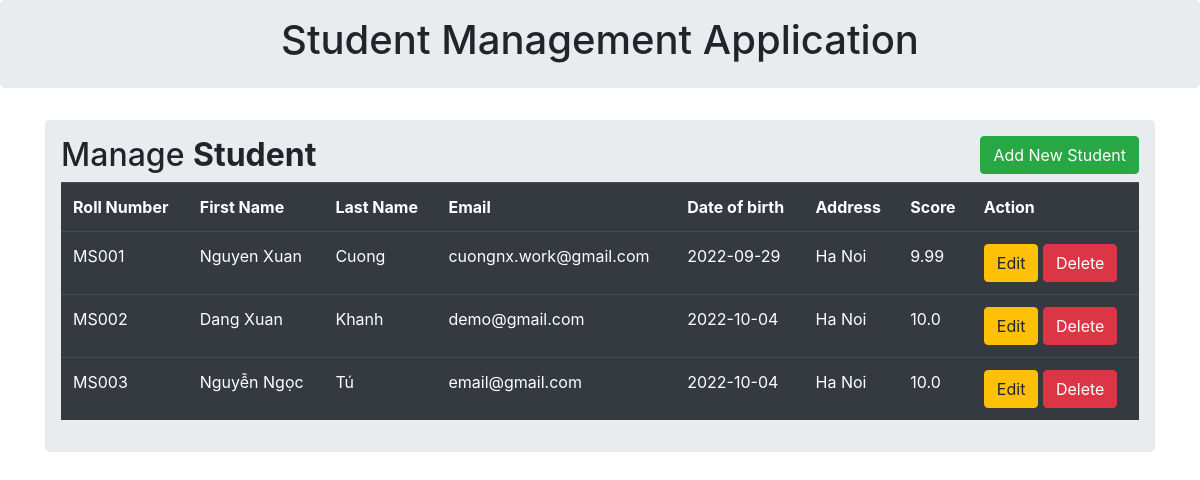
Before: / with the older database file.
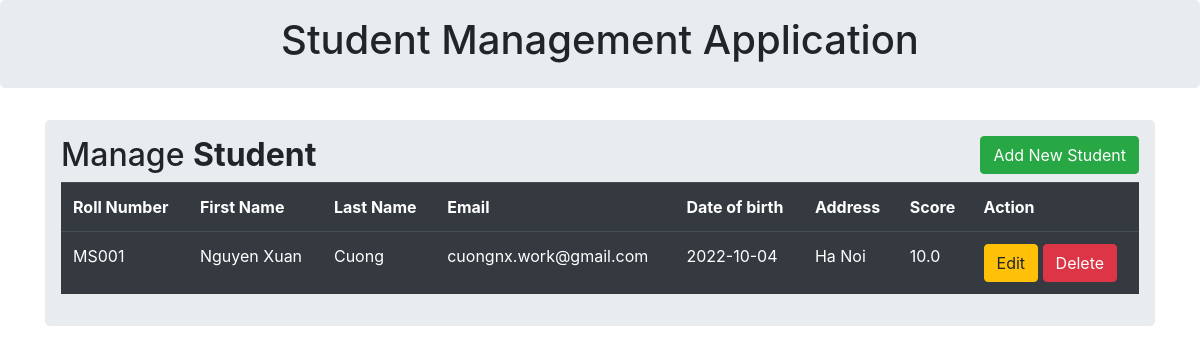
After: the same page with the newer database file.
### tables this page shows
CREATE TABLE student (
                                            roll_number text PRIMARY KEY,
                                            first_name text NOT NULL,
                                            last_name text NOT NULL,
                                            email text NOT NULL,
                                            date_of_birth text NOT NULL,
                                            address text NOT NULL,
                                            score real NOT NULL
                                        );

### app.py (the view)
@app.route('/')
def index():
    allData = studentData.getAll()
    return render_template('index.html', students = allData)

### data_access.py (called while the page is built)
    def getAll(self):
        sql_select = """SELECT roll_number, first_name, last_name, email, date_of_birth, address, score FROM student"""
        lst = self.conn.cursor().execute(sql_select).fetchall()
        students = []
        for item in lst:
            s = Student(item)
            students.append(s)
        return students

### student.py (called while the page is built)
    @property
    def rnumber(self): return self.__rnumber

    @property
    def fname(self): return self.__fname

    @property
    def lname(self): return self.__lname

    @property
    def email(self): return self.__email

    @property
    def dob(self): return self.__dob

    @property
    def address(self): return self.__address

    @property
    def score(self): return self.__score

### templates/index.html (shortened to what this page needs)
{% extends 'base.html' %}
{% block body %}
    <div class="container">
        <div class="row">
            <div class="col-md-12">
                <div class="jumbotron p-3">
                    <h2>Manage <b>Student </b>
                        <button type="button" class="btn btn-success float-right"
                                data-toggle="modal"
                                data-target="#myModal">Add New Student
                        </button>
                    </h2>
                    <table class="table table-hover table-dark">
                        <tr>
                            <th>Roll Number</th>
                            <th>First Name</th>
                            <th>Last Name</th>
                            <th>Email</th>
                            <th>Date of birth</th>
                            <th>Address</th>
                            <th>Score</th>
                            <th>Action</th>
                        </tr>
                        {% for row in students %}
                        <tr>
                            <td>{{row.rnumber}}</td>
                            <td>{{row.fname}}</td>
                            <td>{{row.lname}}</td>
                            <td>{{row.email}}</td>
                            <td>{{row.dob}}</td>
                            <td>{{row.address}}</td>
                            <td>{{row.score}}</td>
                            <td>
                                <a href="/update/{{row.rnumber}}" class="btn btn-warning btn-xs"
                                   data-toggle="modal"
                                   data-target="#modalEdit{{row.rnumber}}">Edit</a>
                                <a href="/delete/{{row.rnumber}}" class="btn btn-danger btn-xs"
                                   onclick="return confirm('Are you sure?')">Delete</a>
                            </td>
                        </tr>
                        {% endfor %}
                    </table>
                </div>
            </div>
        </div>
    </div>
{% endblock %}

### templates/base.html (shortened to what this page needs)
<!DOCTYPE html>
<html lang="en">
<head>
    <link rel="stylesheet" href="https://cdn.jsdelivr.net/npm/bootstrap@4.3.1/dist/css/bootstrap.min.css"
>
</head>
<body>
{% block body %}{% endblock %}
</body>
</html>

### templates/header.html (shortened to what this page needs)
{% extends 'base.html' %}
{% block body %}
    <div class="jumbotron p-3">
        <div class="well text-center">
            <h1>Student Management Application</h1>
        </div>
    </div>
{% endblock %}

### templates/update_dialog.html (shortened to what this page needs)
{% extends 'base_dialog.html' %}

### templates/create_dialog.html (shortened to what this page needs)
{% extends 'base_dialog.html' %}

Changed rows visible on the page:
removed student: rnumber "MS002", fname "Dang Xuan", lname "Khanh", email "demo@gmail.com", dob "2022-10-04", address "Ha Noi", score "10.0"
removed student: rnumber "MS003", fname "Nguyễn Ngọc", lname "Tú", email "email@gmail.com", dob "2022-10-04", address "Ha Noi", score "10.0"
changed student "MS001": dob "2022-09-29" → "2022-10-04"; score "9.99" → "10.0"
